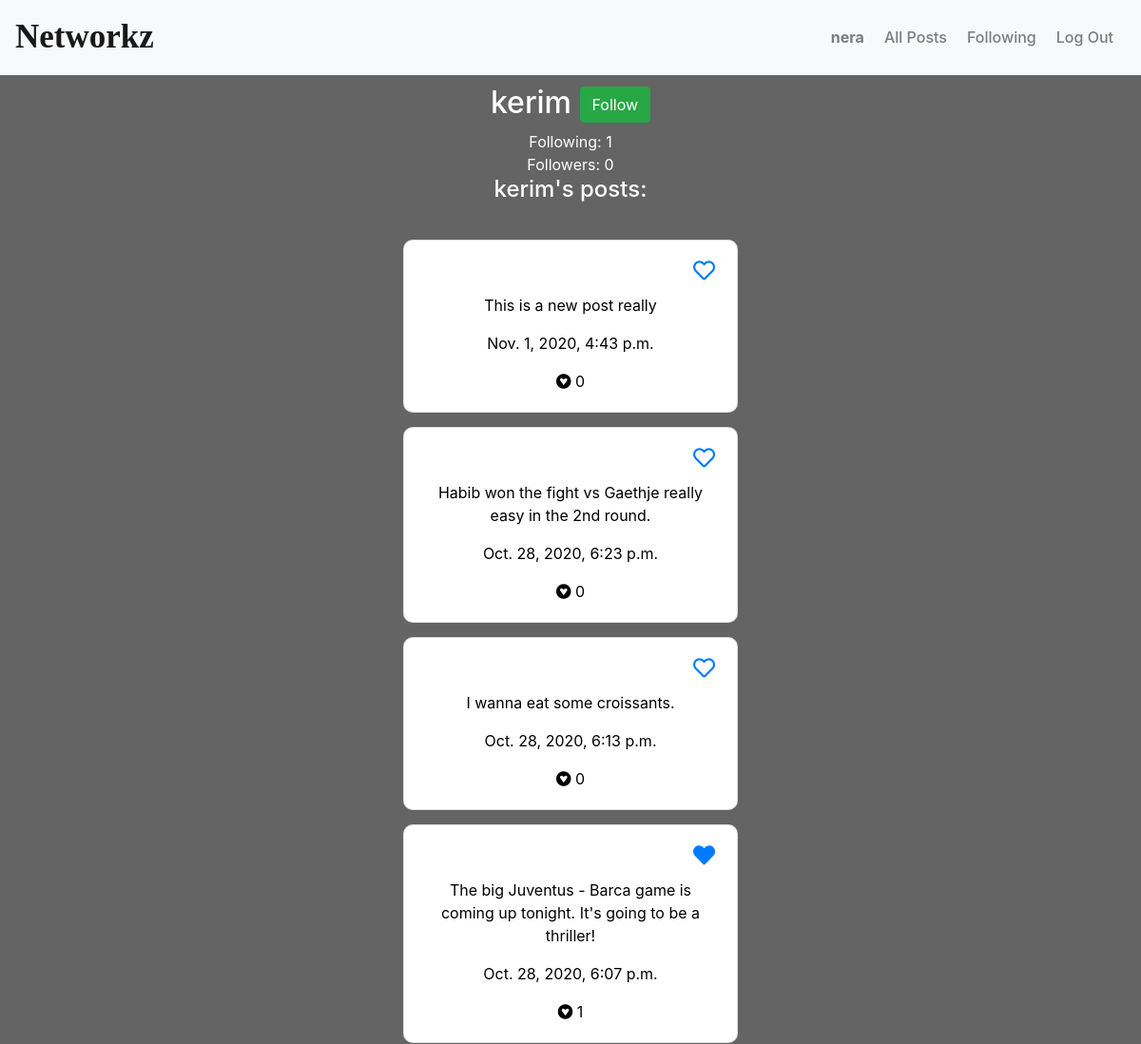
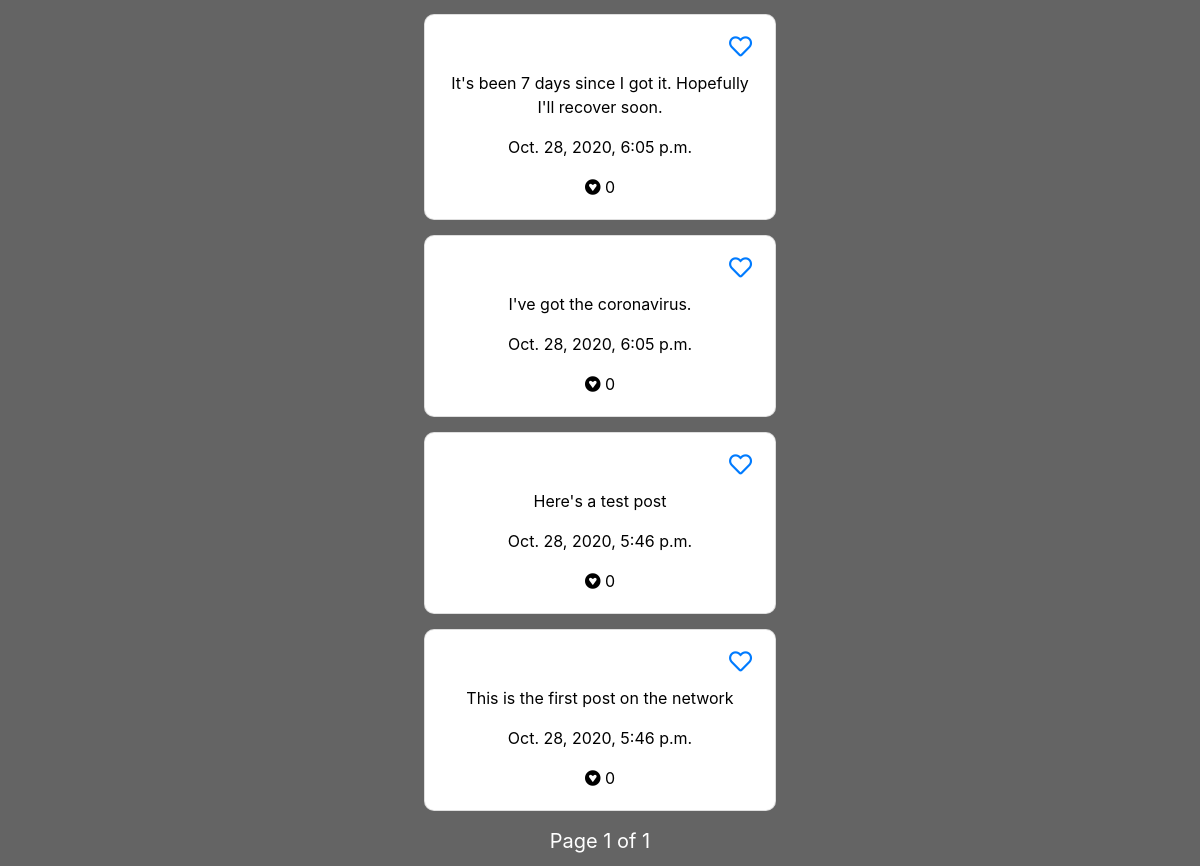
The page /profile/2 (signed in) on the database its author committed (2 pictures, top to bottom).
### network/models.py (models this page shows, shortened)
class User(AbstractUser):
    pass

class Post(models.Model):
    content = models.TextField()
    time_posted = models.DateTimeField(auto_now_add=True)
    likes = models.IntegerField(default=0)
    user = models.ForeignKey("User", on_delete=models.CASCADE,
                             related_name="posts")
    def user_like(self, user):
        return True if self.liked_by.filter(likes=user) else False

### network/views.py (the view)
# urls.py: path("profile/<int:id>", views.profile, name="profile")
def profile(request, id):
    user = User.objects.get(id=id)
    posts = user.posts.order_by('-time_posted')
    annotated_posts = [{"id": post.id, "content": post.content, "time_posted": post.time_posted,
                    "user": post.user, "likes": post.likes, "liked": post.user_like(request.user)} for post in posts]
    paginator = Paginator(annotated_posts, 10)
    page_number = request.GET.get('page', 1)
    page_obj = paginator.get_page(page_number)
    is_following = True if request.user.following.filter(following_user_id=id) else False
    following = user.following.count()
    followers = user.followers.count()
    return render(request, "network/profile.html", {'page_obj': page_obj,
         'profile': user,'following': following, 'followers': followers,
         'is_following': is_following})

### network/templates/network/profile.html (shortened to what this page needs)
{% extends "network/layout.html" %}  {% block body %}
<div class="all-posts container">
  <h2>
    {{ profile.username }} {% if user.id != profile.id and not is_following %}
    <button class="btn btn-success" id="follow">Follow</button>
    {% elif user.id != profile.id and is_following %}
    <button class="btn btn-danger" id="follow">Unfollow</button>
    {% endif %}
  </h2>
  <div class="">Following: {{ following }}</div>
  <div class="" id="followers">Followers: {{ followers }}</div>
  <h4>{{ profile.username }}'s posts:</h4>
  <div id="posts">
    {% if page_obj %} {% for post in page_obj %}
    <div
      class="card"
      style="width: 22rem; margin-left: auto; margin-right: auto"
      id="d{{ post.id }}"
    >
      <div class="card-body">
        <div class="card-headers">
          {% if user.id != post.user.id and user.is_authenticated %}
          <a
            href="#"
            class="card-link"
            id="p{{ post.id }}"
            style="margin-right: 0; margin-left: auto;"
          >
            {% if post.liked %}
            <i class="fas fa-heart"></i>
            {% else %}
            <i class="far fa-heart"></i>
            {% endif %}
          </a>
          {% endif %}
        </div>
        <p class="card-text" id="post-content">{{ post.content }}</p>
        <p class="card-text">{{ post.time_posted }}</p>
        <p class="card-text" id="p{{ post.id }}p">
          <i class="fab fa-gratipay"></i> {{ post.likes }}
        </p>
      </div>
      </div>
      {% endfor %} {% endif %}
    </div>
    <footer>
      <div class="pagination">
        <span class="step-links">
          <span class="current">
            Page {{ page_obj.number }} of {{ page_obj.paginator.num_pages }}
          </span>
        </span>
      </div>
    </footer>
  </div>
  {% endblock %}

### network/templates/network/layout.html (shortened to what this page needs)
{% load static %}
<!DOCTYPE html>
<html lang="en">
  <head>
    <link
      rel="stylesheet"
      href="https://stackpath.bootstrapcdn.com/bootstrap/4.4.1/css/bootstrap.min.css"
    />
    <link
      rel="stylesheet"
      href="https://cdnjs.cloudflare.com/ajax/libs/font-awesome/5.15.1/css/all.min.css"
    />
    <link href="{% static 'network/styles.css' %}" rel="stylesheet" />
  </head>
  <body>
    <nav class="navbar navbar-expand-lg navbar-light bg-light">
      <a class="navbar-brand" href="{% url 'index' %}">Networkz</a>
      <div class="nav-links">
        <ul class="navbar-nav">
          {% if user.is_authenticated %}
          <li class="nav-item">
            <a class="nav-link" href="{% url 'profile' user.id %}" id="user"
              ><strong>{{ user.username }}</strong></a
            >
          </li>
          {% endif %}
          <li class="nav-item">
            <a class="nav-link" href="{% url 'index' %}">All Posts</a>
          </li>
          {% if user.is_authenticated %}
          <li class="nav-item">
            <a class="nav-link" href="{% url 'following' %}">Following</a>
          </li>
          <li class="nav-item">
            <a class="nav-link" href="{% url 'logout' %}">Log Out</a>
          </li>
          {% endif %}
        </ul>
      </div>
    </nav>
    <div class="body">
      {% block body %} {% endblock %}
    </div>
  </body>
</html>

### network/static/network/styles.css (style rules this page uses)
html { font-family: "Sansita Swashed", cursive; }
.all-posts { margin-left: auto; margin-right: auto; padding: 10px; text-align: center; }
.card { margin-top: 15px; margin-bottom: 15px; }
.pagination { font-size: 20px; position: relative; justify-content: center; align-items: center; }
.current { margin-right: 10px; margin-left: 10px; }
.fa-heart { pointer-events: none; font-size: 23px; }
.navbar-brand { font-family: "Great Vibes", cursive; font-size: 35px; font-weight: bolder; }
.nav-links { float: right; margin-right: 0; margin-left: auto; text-align: right; }
.body { background-color: rgb(100, 100, 100); color: white; min-height: 100vh; }
.card { color: black; border-radius: 10px; }
.card-headers { display: inline-flex; text-align: none; min-width: 19rem; justify-content: space-between; margin-bottom: 10px; }
#posts { padding-top: 15px; }
.nav-item { color: black; font-weight: 500; margin-right: 5px; }

### rows shown on the page
User: username "nera"
User: username "kerim", content "This is a new post really", time_posted "Nov. 1, 2020, 4:43 p.m.", likes "0", content "Habib won the fight vs Gaethje really easy in the 2nd round.", time_posted "Oct. 28, 2020, 6:23 p.m.", content "I wanna eat some croissants.", time_posted "Oct. 28, 2020, 6:13 p.m.", content "The big Juventus - Barca game is coming up tonight. It's going to be a thriller!", time_posted "Oct. 28, 2020, 6:07 p.m.", likes "1", content "It's been 7 days since I got it. Hopefully I'll recover soon.", time_posted "Oct. 28, 2020, 6:05 p.m.", content "I've got the coronavirus.", content "Here's a test post", time_posted "Oct. 28, 2020, 5:46 p.m.", content "This is the first post on the network"

### other values the page prints
{{ following }} "1"
{{ followers }} "0"
{{ page_obj.number }} "1"
{{ page_obj.paginator.num_pages }} "1"
